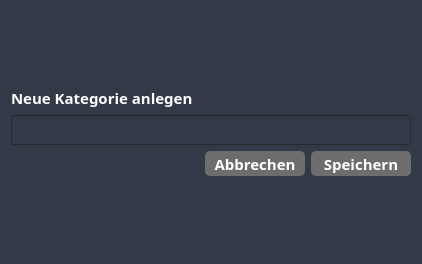
<?xml version="1.0" encoding="UTF-8"?>
<ui version="4.0">
 <class>Dialog</class>
 <widget class="QDialog" name="Dialog">
  <property name="geometry">
   <rect>
    <x>0</x>
    <y>0</y>
    <width>393</width>
    <height>264</height>
   </rect>
  </property>
  <property name="font">
   <font>
    <family>Cabin</family>
    <pointsize>11</pointsize>
    <bold>true</bold>
   </font>
  </property>
  <property name="windowTitle">
   <string>Dialog</string>
  </property>
  <property name="styleSheet">
   <string notr="true">background-color: #313a46;</string>
  </property>
  <layout class="QGridLayout" name="gridLayout">
   <item row="0" column="0">
    <layout class="QGridLayout" name="gridLayout_2">
     <item row="3" column="3">
      <widget class="QPushButton" name="pushButtonSpeichern">
       <property name="sizePolicy">
        <sizepolicy hsizetype="Fixed" vsizetype="Fixed">
         <horstretch>0</horstretch>
         <verstretch>0</verstretch>
        </sizepolicy>
       </property>
       <property name="minimumSize">
        <size>
         <width>100</width>
         <height>25</height>
        </size>
       </property>
       <property name="font">
        <font>
         <family>Cabin</family>
         <pointsize>11</pointsize>
         <bold>true</bold>
        </font>
       </property>
       <property name="styleSheet">
        <string notr="true">QPushButton {
	background-color:  #6d6d6d;
	border-radius: 5px;
	color: #ffffff;
}

QPushButton::hover {
	background-color: #e0e1e3;
	color: #ffffff;
}</string>
       </property>
       <property name="text">
        <string>Speichern</string>
       </property>
      </widget>
     </item>
     <item row="2" column="0" colspan="4">
      <widget class="QLineEdit" name="lineEditNewCategorie">
       <property name="font">
        <font>
         <family>Cabin</family>
         <pointsize>11</pointsize>
         <bold>true</bold>
        </font>
       </property>
       <property name="styleSheet">
        <string notr="true">color: #fff;</string>
       </property>
      </widget>
     </item>
     <item row="0" column="0">
      <widget class="QLabel" name="label">
       <property name="sizePolicy">
        <sizepolicy hsizetype="Fixed" vsizetype="Fixed">
         <horstretch>0</horstretch>
         <verstretch>0</verstretch>
        </sizepolicy>
       </property>
       <property name="font">
        <font>
         <family>Cabin</family>
         <pointsize>11</pointsize>
         <bold>true</bold>
        </font>
       </property>
       <property name="styleSheet">
        <string notr="true">color: #fff;</string>
       </property>
       <property name="text">
        <string>Neue Kategorie anlegen</string>
       </property>
      </widget>
     </item>
     <item row="3" column="2">
      <widget class="QPushButton" name="pushButtonAbbrechen">
       <property name="sizePolicy">
        <sizepolicy hsizetype="Fixed" vsizetype="Fixed">
         <horstretch>0</horstretch>
         <verstretch>0</verstretch>
        </sizepolicy>
       </property>
       <property name="minimumSize">
        <size>
         <width>100</width>
         <height>25</height>
        </size>
       </property>
       <property name="font">
        <font>
         <family>Cabin</family>
         <pointsize>11</pointsize>
         <bold>true</bold>
        </font>
       </property>
       <property name="styleSheet">
        <string notr="true">QPushButton {
	background-color:  #6d6d6d;
	border-radius: 5px;
	color: #ffffff;
}

QPushButton::hover {
	background-color: #e0e1e3;
	color: #ffffff;
}</string>
       </property>
       <property name="text">
        <string>Abbrechen</string>
       </property>
      </widget>
     </item>
    </layout>
   </item>
  </layout>
 </widget>
 <resources/>
 <connections/>
</ui>
